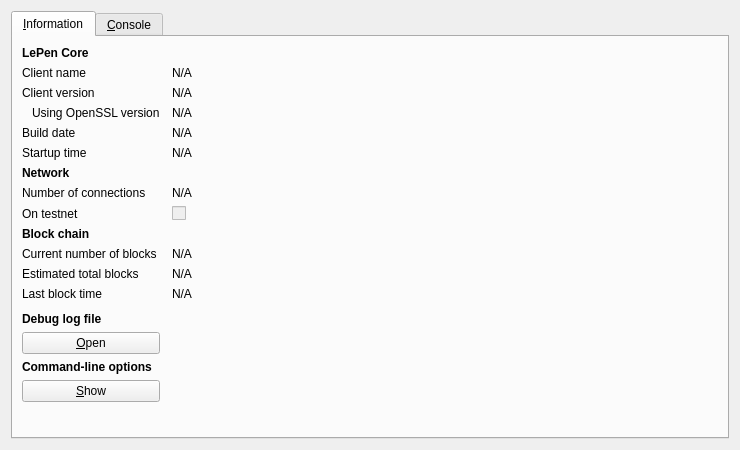
<?xml version="1.0" encoding="UTF-8"?>
<ui version="4.0">
 <class>RPCConsole</class>
 <widget class="QDialog" name="RPCConsole">
  <property name="geometry">
   <rect>
    <x>0</x>
    <y>0</y>
    <width>740</width>
    <height>450</height>
   </rect>
  </property>
  <property name="windowTitle">
   <string>LePen - Debug window</string>
  </property>
  <layout class="QVBoxLayout" name="verticalLayout_2">
   <item>
    <widget class="QTabWidget" name="tabWidget">
     <property name="currentIndex">
      <number>0</number>
     </property>
     <widget class="QWidget" name="tab_info">
      <attribute name="title">
       <string>&amp;Information</string>
      </attribute>
      <layout class="QGridLayout" name="gridLayout" columnstretch="0,1">
       <property name="horizontalSpacing">
        <number>12</number>
       </property>
       <item row="0" column="0">
        <widget class="QLabel" name="label_9">
         <property name="font">
          <font>
           <weight>75</weight>
           <bold>true</bold>
          </font>
         </property>
         <property name="text">
          <string>LePen Core</string>
         </property>
        </widget>
       </item>
       <item row="1" column="0">
        <widget class="QLabel" name="label_5">
         <property name="text">
          <string>Client name</string>
         </property>
        </widget>
       </item>
       <item row="1" column="1">
        <widget class="QLabel" name="clientName">
         <property name="cursor">
          <cursorShape>IBeamCursor</cursorShape>
         </property>
         <property name="text">
          <string>N/A</string>
         </property>
         <property name="textFormat">
          <enum>Qt::PlainText</enum>
         </property>
         <property name="textInteractionFlags">
          <set>Qt::LinksAccessibleByMouse|Qt::TextSelectableByKeyboard|Qt::TextSelectableByMouse</set>
         </property>
        </widget>
       </item>
       <item row="2" column="0">
        <widget class="QLabel" name="label_6">
         <property name="text">
          <string>Client version</string>
         </property>
        </widget>
       </item>
       <item row="2" column="1">
        <widget class="QLabel" name="clientVersion">
         <property name="cursor">
          <cursorShape>IBeamCursor</cursorShape>
         </property>
         <property name="text">
          <string>N/A</string>
         </property>
         <property name="textFormat">
          <enum>Qt::PlainText</enum>
         </property>
         <property name="textInteractionFlags">
          <set>Qt::LinksAccessibleByMouse|Qt::TextSelectableByKeyboard|Qt::TextSelectableByMouse</set>
         </property>
        </widget>
       </item>
       <item row="3" column="0">
        <widget class="QLabel" name="label_14">
         <property name="text">
          <string>Using OpenSSL version</string>
         </property>
         <property name="indent">
          <number>10</number>
         </property>
        </widget>
       </item>
       <item row="3" column="1">
        <widget class="QLabel" name="openSSLVersion">
         <property name="cursor">
          <cursorShape>IBeamCursor</cursorShape>
         </property>
         <property name="text">
          <string>N/A</string>
         </property>
         <property name="textFormat">
          <enum>Qt::PlainText</enum>
         </property>
         <property name="textInteractionFlags">
          <set>Qt::LinksAccessibleByMouse|Qt::TextSelectableByKeyboard|Qt::TextSelectableByMouse</set>
         </property>
        </widget>
       </item>
       <item row="4" column="0">
        <widget class="QLabel" name="label_12">
         <property name="text">
          <string>Build date</string>
         </property>
        </widget>
       </item>
       <item row="4" column="1">
        <widget class="QLabel" name="buildDate">
         <property name="cursor">
          <cursorShape>IBeamCursor</cursorShape>
         </property>
         <property name="text">
          <string>N/A</string>
         </property>
         <property name="textFormat">
          <enum>Qt::PlainText</enum>
         </property>
         <property name="textInteractionFlags">
          <set>Qt::LinksAccessibleByMouse|Qt::TextSelectableByKeyboard|Qt::TextSelectableByMouse</set>
         </property>
        </widget>
       </item>
       <item row="5" column="0">
        <widget class="QLabel" name="label_13">
         <property name="text">
          <string>Startup time</string>
         </property>
        </widget>
       </item>
       <item row="5" column="1">
        <widget class="QLabel" name="startupTime">
         <property name="cursor">
          <cursorShape>IBeamCursor</cursorShape>
         </property>
         <property name="text">
          <string>N/A</string>
         </property>
         <property name="textFormat">
          <enum>Qt::PlainText</enum>
         </property>
         <property name="textInteractionFlags">
          <set>Qt::LinksAccessibleByMouse|Qt::TextSelectableByKeyboard|Qt::TextSelectableByMouse</set>
         </property>
        </widget>
       </item>
       <item row="6" column="0">
        <widget class="QLabel" name="label_11">
         <property name="font">
          <font>
           <weight>75</weight>
           <bold>true</bold>
          </font>
         </property>
         <property name="text">
          <string>Network</string>
         </property>
        </widget>
       </item>
       <item row="7" column="0">
        <widget class="QLabel" name="label_7">
         <property name="text">
          <string>Number of connections</string>
         </property>
        </widget>
       </item>
       <item row="7" column="1">
        <widget class="QLabel" name="numberOfConnections">
         <property name="cursor">
          <cursorShape>IBeamCursor</cursorShape>
         </property>
         <property name="text">
          <string>N/A</string>
         </property>
         <property name="textFormat">
          <enum>Qt::PlainText</enum>
         </property>
         <property name="textInteractionFlags">
          <set>Qt::LinksAccessibleByMouse|Qt::TextSelectableByKeyboard|Qt::TextSelectableByMouse</set>
         </property>
        </widget>
       </item>
       <item row="8" column="0">
        <widget class="QLabel" name="label_8">
         <property name="text">
          <string>On testnet</string>
         </property>
        </widget>
       </item>
       <item row="8" column="1">
        <widget class="QCheckBox" name="isTestNet">
         <property name="enabled">
          <bool>false</bool>
         </property>
         <property name="text">
          <string/>
         </property>
        </widget>
       </item>
       <item row="9" column="0">
        <widget class="QLabel" name="label_10">
         <property name="font">
          <font>
           <weight>75</weight>
           <bold>true</bold>
          </font>
         </property>
         <property name="text">
          <string>Block chain</string>
         </property>
        </widget>
       </item>
       <item row="10" column="0">
        <widget class="QLabel" name="label_3">
         <property name="text">
          <string>Current number of blocks</string>
         </property>
        </widget>
       </item>
       <item row="10" column="1">
        <widget class="QLabel" name="numberOfBlocks">
         <property name="cursor">
          <cursorShape>IBeamCursor</cursorShape>
         </property>
         <property name="text">
          <string>N/A</string>
         </property>
         <property name="textFormat">
          <enum>Qt::PlainText</enum>
         </property>
         <property name="textInteractionFlags">
          <set>Qt::LinksAccessibleByMouse|Qt::TextSelectableByKeyboard|Qt::TextSelectableByMouse</set>
         </property>
        </widget>
       </item>
       <item row="11" column="0">
        <widget class="QLabel" name="label_4">
         <property name="text">
          <string>Estimated total blocks</string>
         </property>
        </widget>
       </item>
       <item row="11" column="1">
        <widget class="QLabel" name="totalBlocks">
         <property name="cursor">
          <cursorShape>IBeamCursor</cursorShape>
         </property>
         <property name="text">
          <string>N/A</string>
         </property>
         <property name="textFormat">
          <enum>Qt::PlainText</enum>
         </property>
         <property name="textInteractionFlags">
          <set>Qt::LinksAccessibleByMouse|Qt::TextSelectableByKeyboard|Qt::TextSelectableByMouse</set>
         </property>
        </widget>
       </item>
       <item row="12" column="0">
        <widget class="QLabel" name="label_2">
         <property name="text">
          <string>Last block time</string>
         </property>
        </widget>
       </item>
       <item row="12" column="1">
        <widget class="QLabel" name="lastBlockTime">
         <property name="cursor">
          <cursorShape>IBeamCursor</cursorShape>
         </property>
         <property name="text">
          <string>N/A</string>
         </property>
         <property name="textFormat">
          <enum>Qt::PlainText</enum>
         </property>
         <property name="textInteractionFlags">
          <set>Qt::LinksAccessibleByMouse|Qt::TextSelectableByKeyboard|Qt::TextSelectableByMouse</set>
         </property>
        </widget>
       </item>
       <item row="13" column="0">
        <spacer name="verticalSpacer_2">
         <property name="orientation">
          <enum>Qt::Vertical</enum>
         </property>
         <property name="sizeHint" stdset="0">
          <size>
           <width>20</width>
           <height>20</height>
          </size>
         </property>
        </spacer>
       </item>
       <item row="14" column="0">
        <widget class="QLabel" name="labelDebugLogfile">
         <property name="font">
          <font>
           <weight>75</weight>
           <bold>true</bold>
          </font>
         </property>
         <property name="text">
          <string>Debug log file</string>
         </property>
        </widget>
       </item>
       <item row="15" column="0">
        <widget class="QPushButton" name="openDebugLogfileButton">
         <property name="toolTip">
          <string>Open the LePen debug log file from the current data directory. This can take a few seconds for large log files.</string>
         </property>
         <property name="text">
          <string>&amp;Open</string>
         </property>
         <property name="autoDefault">
          <bool>false</bool>
         </property>
        </widget>
       </item>
       <item row="16" column="0">
        <widget class="QLabel" name="labelCLOptions">
         <property name="font">
          <font>
           <weight>75</weight>
           <bold>true</bold>
          </font>
         </property>
         <property name="text">
          <string>Command-line options</string>
         </property>
        </widget>
       </item>
       <item row="17" column="0">
        <widget class="QPushButton" name="showCLOptionsButton">
         <property name="toolTip">
          <string>Show the LePen-Qt help message to get a list with possible LePen command-line options.</string>
         </property>
         <property name="text">
          <string>&amp;Show</string>
         </property>
         <property name="autoDefault">
          <bool>false</bool>
         </property>
        </widget>
       </item>
       <item row="18" column="0">
        <spacer name="verticalSpacer">
         <property name="orientation">
          <enum>Qt::Vertical</enum>
         </property>
         <property name="sizeHint" stdset="0">
          <size>
           <width>20</width>
           <height>40</height>
          </size>
         </property>
        </spacer>
       </item>
      </layout>
     </widget>
     <widget class="QWidget" name="tab_console">
      <attribute name="title">
       <string>&amp;Console</string>
      </attribute>
      <layout class="QVBoxLayout" name="verticalLayout_3">
       <property name="spacing">
        <number>3</number>
       </property>
       <item>
        <widget class="QTextEdit" name="messagesWidget">
         <property name="minimumSize">
          <size>
           <width>0</width>
           <height>100</height>
          </size>
         </property>
         <property name="readOnly">
          <bool>true</bool>
         </property>
         <property name="tabKeyNavigation" stdset="0">
          <bool>false</bool>
         </property>
         <property name="columnCount" stdset="0">
          <number>2</number>
         </property>
        </widget>
       </item>
       <item>
        <layout class="QHBoxLayout" name="horizontalLayout">
         <property name="spacing">
          <number>3</number>
         </property>
         <item>
          <widget class="QLabel" name="label">
           <property name="text">
            <string notr="true">&gt;</string>
           </property>
          </widget>
         </item>
         <item>
          <widget class="QLineEdit" name="lineEdit"/>
         </item>
         <item>
          <widget class="QPushButton" name="clearButton">
           <property name="maximumSize">
            <size>
             <width>24</width>
             <height>24</height>
            </size>
           </property>
           <property name="toolTip">
            <string>Clear console</string>
           </property>
           <property name="text">
            <string/>
           </property>
           <property name="icon">
            <iconset resource="../bitcoin.qrc">
             <normaloff>:/icons/remove</normaloff>:/icons/remove</iconset>
           </property>
           <property name="shortcut">
            <string notr="true">Ctrl+L</string>
           </property>
           <property name="autoDefault">
            <bool>false</bool>
           </property>
          </widget>
         </item>
        </layout>
       </item>
      </layout>
     </widget>
    </widget>
   </item>
  </layout>
 </widget>
 <resources>
  <include location="../bitcoin.qrc"/>
 </resources>
 <connections/>
</ui>
